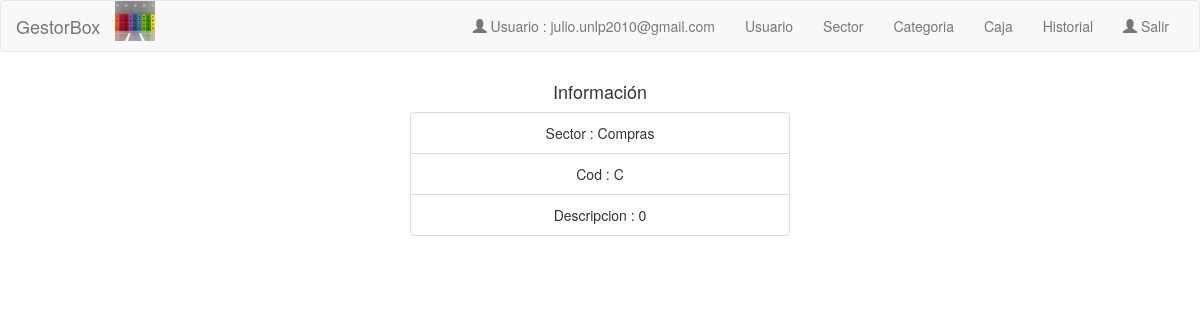
/views/show_sector.php?id_sector=20 (signed in), run on the app's committed database.
### tables this page shows
CREATE TABLE `sector` (
  `id_sector` int(11) NOT NULL,
  `nombre` text NOT NULL,
  `cod` text NOT NULL,
  `descripcion` text NOT NULL
);

### views/show_sector.php (the view, shortened to what this page needs)
<?php
$servername = "localhost";
$username = "root";
$password = "";
$dbname = "gestorboxdb";
$conn = new mysqli($servername, $username, $password, $dbname);
$id_sector = $_GET['id_sector'];
$sql = "SELECT *  FROM sector where id_sector = $id_sector ";
$result = $conn->query($sql);
$nombre = "null ";
$cod = "null ";
if ($result->num_rows > 0) {
    while($row = $result->fetch_assoc()) {
      $nombre = $row["nombre"];
      $cod = $row["cod"];
      $descripcion = $row["descripcion"];
    }
} else {
    echo "0 results";
}
?>
<link rel="stylesheet" href="https://maxcdn.bootstrapcdn.com/bootstrap/3.3.7/css/bootstrap.min.css">
<!DOCTYPE html>
<html lang="en">
  <body>
     <?php include '../views/navbar.php';?>
    <div class="row">
      <div class="col-md-offset-4 col-md-4" style="text-align: center;">
        <h4>Información</h2>
        <div class="content">
 <ul class="list-group">
  <li class="list-group-item">Sector :  <?php echo " $nombre"; ?> </li>
  <li class="list-group-item">Cod : <?php echo " $cod"; ?> </li>
  <li class="list-group-item">Descripcion : <?php echo " $descripcion"; ?></li>
</ul>
        </div>
      </div>
    </div>
  </body>
</html>

### data on the page
sector: nombre "Compras", cod "C", descripcion "0"

### other printed values
$_SESSION['email'] "julio.unlp2010@gmail.com"
